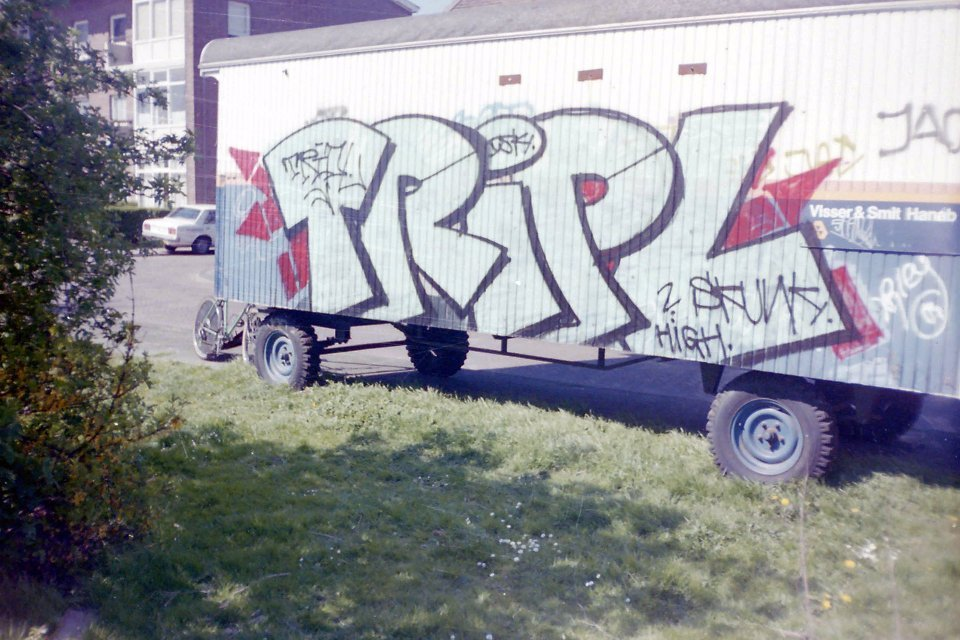
#> input picture data/imgs/photo_0a0d189aa10b3a4fecb7bba7e859ccc06e50df37.jpg, 960 x 640 px
$ jupyter execute --allow-errors skimage_exploration.ipynb
#> lines starting #> are read from the running program, lines starting #| are printed output that depends on the picture; after the words box and inside, x2 and y2 are one past the last pixel; in counts of white or black regions, pixels touching at a corner belong together
[cell 1]
import numpy as np
import matplotlib.pyplot as plt
from skimage import segmentation
from skimage.filters import rank
from skimage.morphology import disk
from scipy import ndimage as ndi
from skimage import io
from skimage.feature import canny

[cell 2]
img_path = "data/imgs/photo_0a0d189aa10b3a4fecb7bba7e859ccc06e50df37.jpg"
img = io.imread(img_path, as_gray=True)
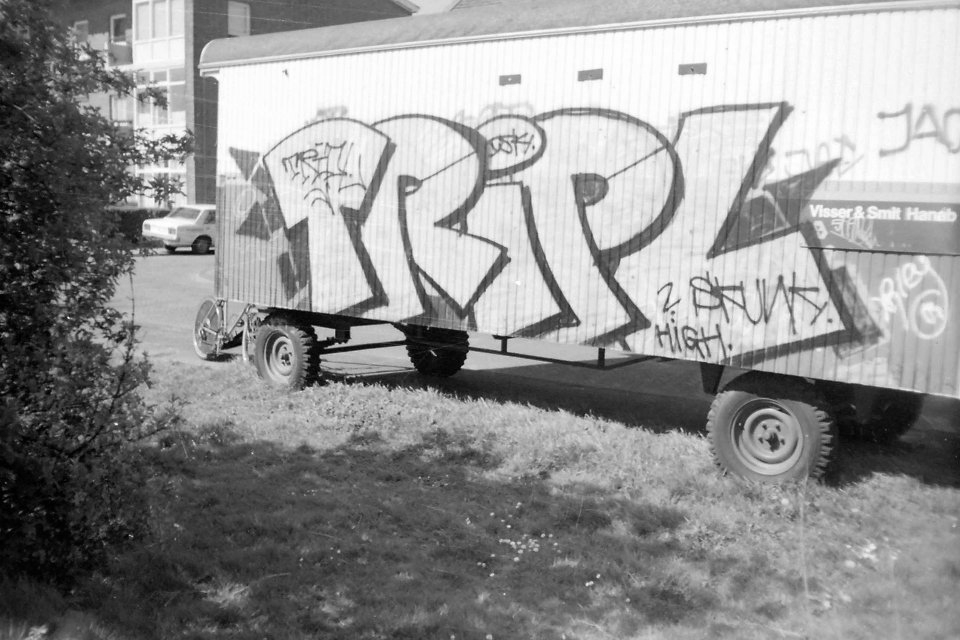
#> img: shape (640, 960) float64; min 0, max 1, mean 0.569

[cell 3]
plt.imshow(img, cmap="gray")

[cell 4]
#denoised = rank.median(img)
markers = rank.gradient(img, disk(2)) < 55
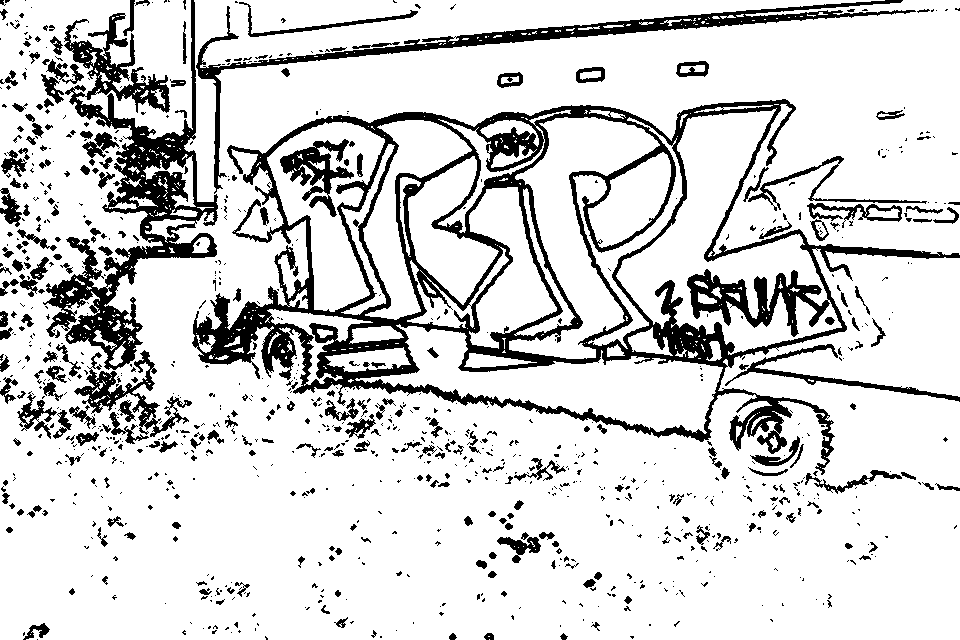
#> markers: shape (640, 960) bool; 83.4% white; 964 black regions (691 under 20 px), largest, box (x1, y1, x2, y2) and area: (192, 99, 960, 475) 46768, (43, 0, 218, 370) 16542, (196, 0, 916, 194) 7177
markers = ndi.label(markers)[0]
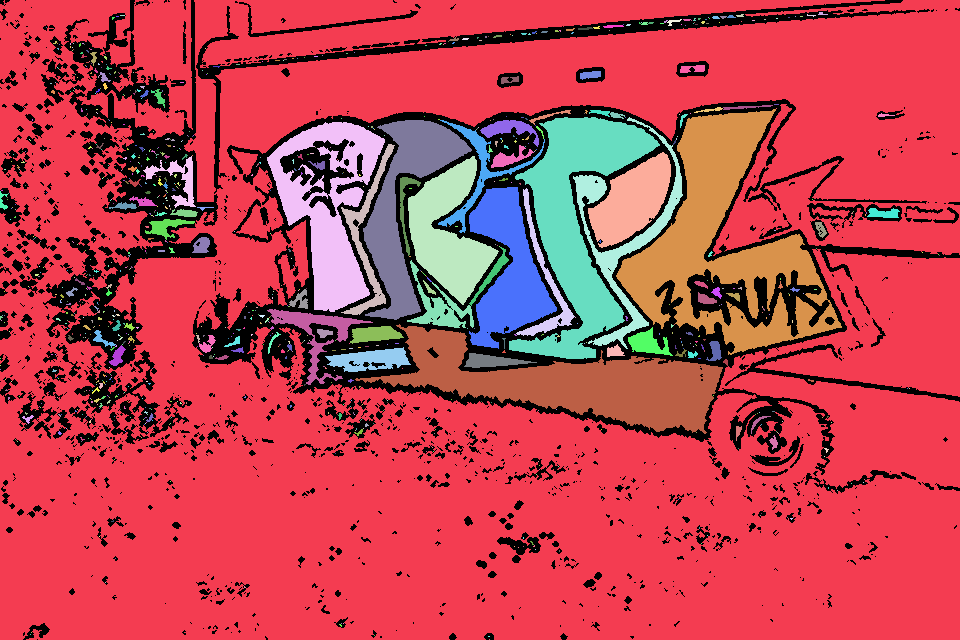
#> markers: shape (640, 960) int32; 981 distinct labels, from 0 to 980; one colour per label, 0 black
gradient = canny(img, sigma=4)
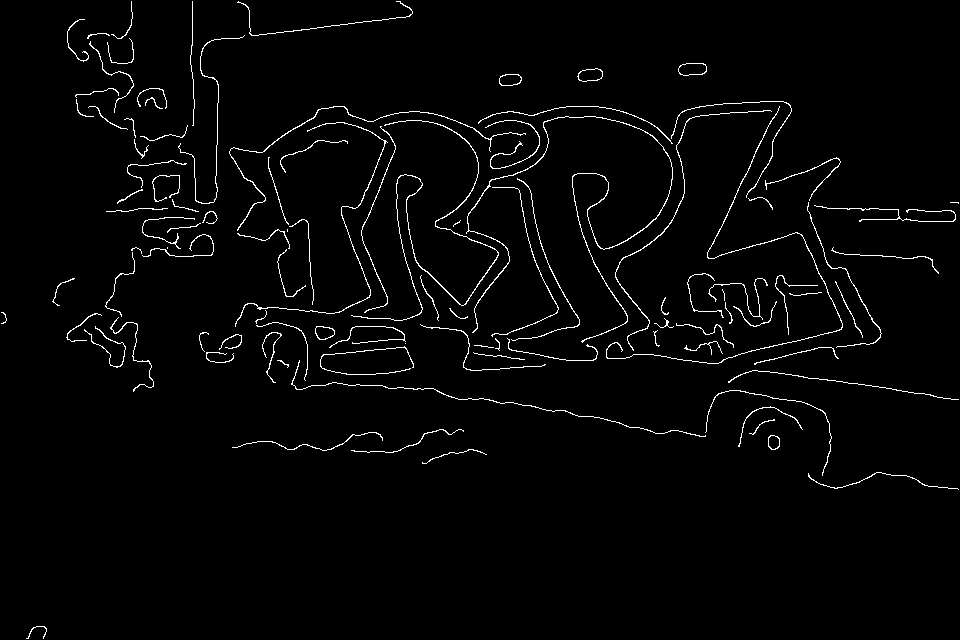
#> gradient: shape (640, 960) bool; 2.3% white in thin lines or dots
#gradient = rank.gradient(denoised, disk(2)) > 100


segmentation_letters = segmentation.watershed(gradient, markers)
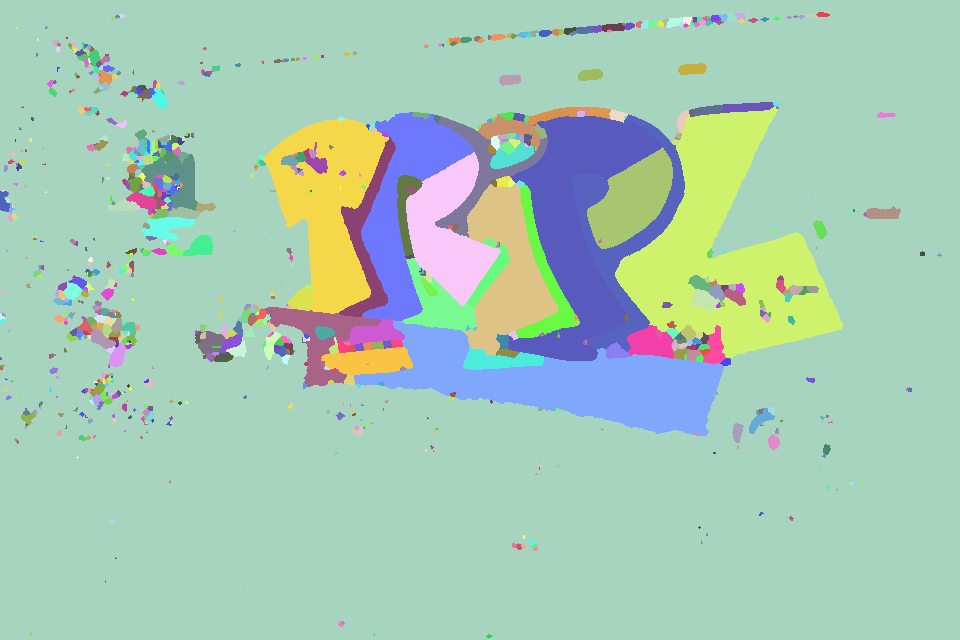
#> segmentation_letters: shape (640, 960) int32; 980 distinct labels, from 1 to 980; one colour per label, 0 black

fig, axes = plt.subplots(4, 1, figsize=(15, 20))
axes[0].imshow(img, cmap="gray")
axes[0].axis('off')

axes[1].imshow(markers, cmap=plt.cm.nipy_spectral)
axes[1].axis('off')

# turn non part segments to 0 (black)
axes[2].imshow(gradient, interpolation='gaussian')
axes[2].axis('off')

axes[3].imshow(segmentation_letters, cmap="viridis")
axes[3].axis('off')

plt.show()

[cell 5]
unique_values, counts = np.unique(segmentation_letters.flatten(), return_counts=True)
#> unique_values = 980 values from 1 to 980; counts = 980 values, max 452539 at index 0, min 1 at index 88, mean 626.9
sorted_indices = np.argsort(-counts)
#> sorted_indices = 980 values, max 979 at index 805, min 0 at index 0, mean 489.5

# Get the 5 biggest masks. The first one is the background, but the following are the letters
for i in range(5):  # Change 5 to the number of top values you want
    print(f"Value: {unique_values[sorted_indices[i]]}, Count: {counts[sorted_indices[i]]}")
#> this loop made 5 passes
#| Value: 1, Count: 452539
#| Value: 177, Count: 25029
#| Value: 619, Count: 18570
#| Value: 194, Count: 15192
#| Value: 209, Count: 12624

[cell 6]
fig, axes = plt.subplots(5, 1, figsize=(15, 10))

unique_segment_0 = np.where(segmentation_letters != 1, 0, 1)
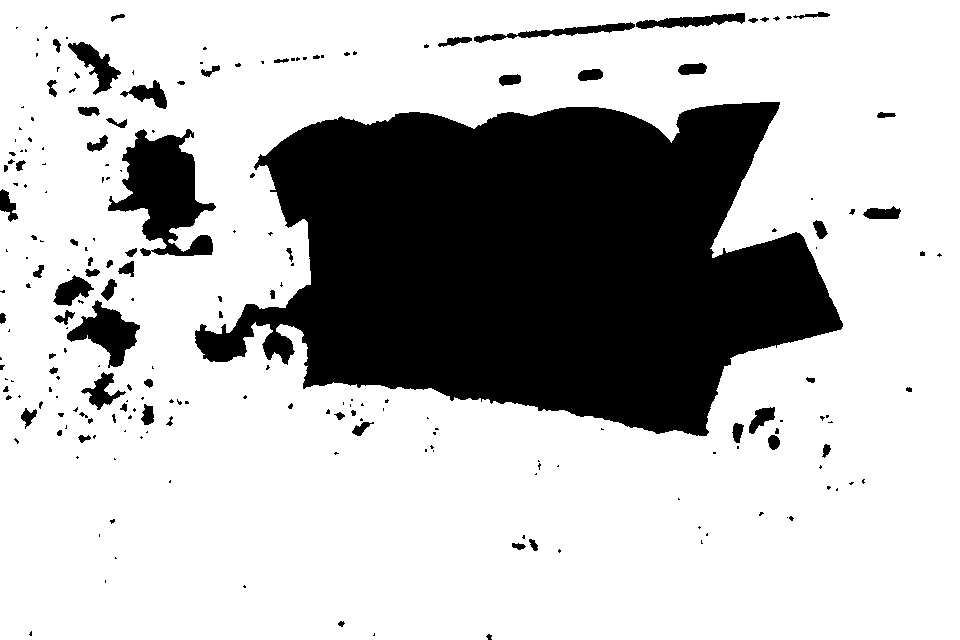
#> unique_segment_0: shape (640, 960) int64; values 0 (black) and 1 (white), 73.7% white; 220 black regions (142 under 20 px), largest, box (x1, y1, x2, y2) and area: (195, 102, 843, 436) 140746, (108, 129, 216, 256) 7074, (67, 300, 140, 368) 2183
axes[0].imshow(unique_segment_0)
axes[0].axis('off')

unique_segment_1 = np.where(segmentation_letters != 177, 0, 1)
#> unique_segment_1: shape (640, 960) int64; values 0 (black) and 1 (white), 4.1% white; 1 white region, box (x1, y1, x2, y2) and area: (615, 107, 843, 358) 25029
axes[1].imshow(unique_segment_1)
axes[1].axis('off')

unique_segment_2 = np.where(segmentation_letters != 619, 0, 1)
#> unique_segment_2: shape (640, 960) int64; values 0 (black) and 1 (white), 3% white; 1 white region, box (x1, y1, x2, y2) and area: (354, 320, 724, 436) 18570
axes[2].imshow(unique_segment_2)
axes[2].axis('off')

unique_segment_3 = np.where(segmentation_letters != 194, 0, 1)
#> unique_segment_3: shape (640, 960) int64; values 0 (black) and 1 (white), 2.5% white; 1 white region, box (x1, y1, x2, y2) and area: (508, 116, 662, 361) 15192
axes[3].imshow(unique_segment_3)
axes[3].axis('off')

unique_segment_4 = np.where(segmentation_letters != 209, 0, 1)
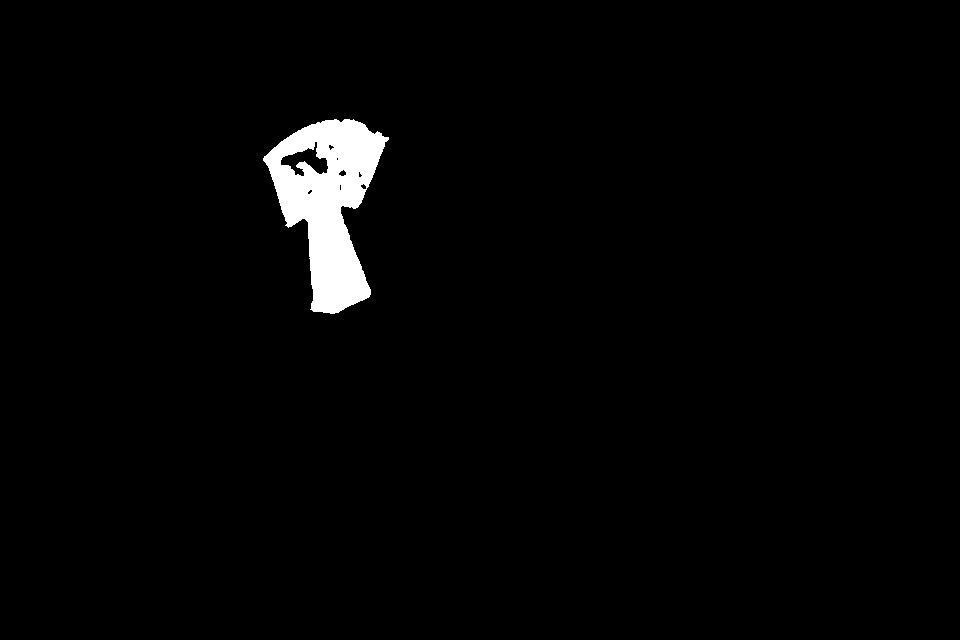
#> unique_segment_4: shape (640, 960) int64; values 0 (black) and 1 (white), 2.1% white; 1 white region, box (x1, y1, x2, y2) and area: (263, 119, 389, 314) 12624
axes[4].imshow(unique_segment_3)
axes[4].axis('off')

plt.show()

[cell 7]
from transformers import AutoImageProcessor, Mask2FormerForUniversalSegmentation

#> (the rest of this cell did not finish here and is left out)

[cell 8]
from PIL import Image
import torch
image = Image.open(img_path)
